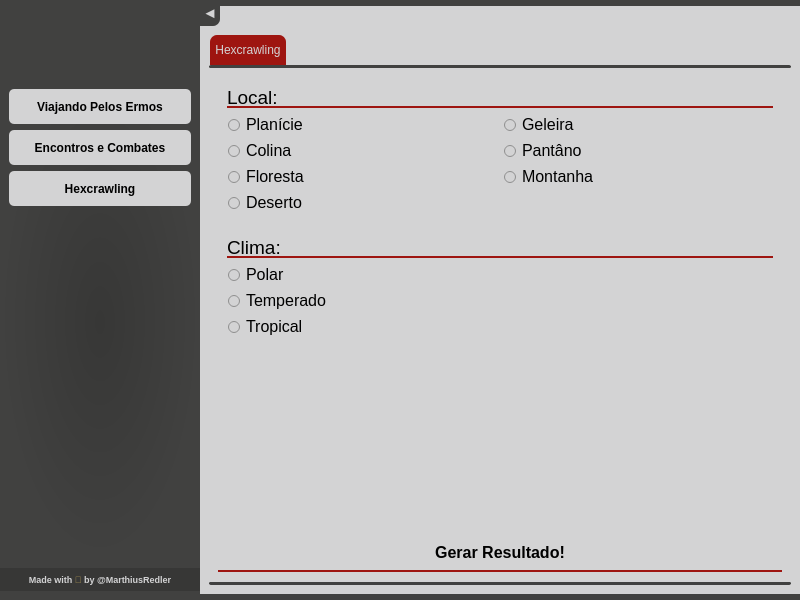
<?xml version="1.0" encoding="UTF-8"?>
<ui version="4.0">
 <class>MainWindow</class>
 <widget class="QMainWindow" name="MainWindow">
  <property name="windowModality">
   <enum>Qt::WindowModal</enum>
  </property>
  <property name="geometry">
   <rect>
    <x>0</x>
    <y>0</y>
    <width>800</width>
    <height>600</height>
   </rect>
  </property>
  <property name="minimumSize">
   <size>
    <width>800</width>
    <height>600</height>
   </size>
  </property>
  <property name="palette">
   <palette>
    <active>
     <colorrole role="Button">
      <brush brushstyle="SolidPattern">
       <color alpha="255">
        <red>65</red>
        <green>65</green>
        <blue>64</blue>
       </color>
      </brush>
     </colorrole>
     <colorrole role="Base">
      <brush brushstyle="SolidPattern">
       <color alpha="255">
        <red>65</red>
        <green>65</green>
        <blue>64</blue>
       </color>
      </brush>
     </colorrole>
     <colorrole role="Window">
      <brush brushstyle="SolidPattern">
       <color alpha="255">
        <red>65</red>
        <green>65</green>
        <blue>64</blue>
       </color>
      </brush>
     </colorrole>
    </active>
    <inactive>
     <colorrole role="Button">
      <brush brushstyle="SolidPattern">
       <color alpha="255">
        <red>65</red>
        <green>65</green>
        <blue>64</blue>
       </color>
      </brush>
     </colorrole>
     <colorrole role="Base">
      <brush brushstyle="SolidPattern">
       <color alpha="255">
        <red>65</red>
        <green>65</green>
        <blue>64</blue>
       </color>
      </brush>
     </colorrole>
     <colorrole role="Window">
      <brush brushstyle="SolidPattern">
       <color alpha="255">
        <red>65</red>
        <green>65</green>
        <blue>64</blue>
       </color>
      </brush>
     </colorrole>
    </inactive>
    <disabled>
     <colorrole role="Button">
      <brush brushstyle="SolidPattern">
       <color alpha="255">
        <red>65</red>
        <green>65</green>
        <blue>64</blue>
       </color>
      </brush>
     </colorrole>
     <colorrole role="Base">
      <brush brushstyle="SolidPattern">
       <color alpha="255">
        <red>65</red>
        <green>65</green>
        <blue>64</blue>
       </color>
      </brush>
     </colorrole>
     <colorrole role="Window">
      <brush brushstyle="SolidPattern">
       <color alpha="255">
        <red>65</red>
        <green>65</green>
        <blue>64</blue>
       </color>
      </brush>
     </colorrole>
    </disabled>
   </palette>
  </property>
  <property name="windowTitle">
   <string>MainWindow</string>
  </property>
  <property name="styleSheet">
   <string notr="true">*{
	background-color: rgb(65, 65, 64);
}

QFrame#menu_frame{
	border: none;
}

QFrame#main_frame_content{
	background-color: rgb(211, 211, 212);
	border-radius: 1px;
}

QFrame#main_frame_header{
	background-color: rgb(211, 211, 212);
}

QPushButton#btnMenu {
	background-color: rgb(65, 65, 64);
	color:  rgb(211, 211, 212);
	border: none;
	padding-bottom:6px;
	border-bottom-right-radius: 7px;
}

QPushButton#btnMenu::hover {
	color: rgb(158, 21, 16);
}

QLabel#logo_label {
	image: url(:/img/img/logo.png);
}

QRadioButton::indicator {
    width: 13px;
    height: 13px;
}

QRadioButton::indicator::unchecked {
	image: url(:/img/img/radiobutton_unchecked.png);
}

QRadioButton::indicator:unchecked:pressed {
	image: url(:/img/img/radiobutton_unchecked_pressed.png);
}

QRadioButton::indicator::checked {
	image: url(:/img/img/radiobutton_checked.png);
}

QRadioButton::indicator:checked:hover {
	image: url(:/img/img/radiobutton_checked_hover.png);
}

QRadioButton::indicator:checked:pressed {
	image: url(:/img/img/radiobutton_checked_pressed.png);
}

QCheckBox::indicator {
    width: 13px;
    height: 13px;
}

QCheckBox::indicator:unchecked {
	image: url(:/img/img/checkbutton_unchecked.png);
}

QCheckBox::indicator:unchecked:pressed {
	image: url(:/img/img/checkbutton_unchecked_pressed.png);
}

QCheckBox::indicator:checked {
	image: url(:/img/img/checkbutton_checked.png);
}

QCheckBox::indicator:checked:hover {
	image: url(:/img/img/checkbutton_checked_hover.png);
}

QCheckBox::indicator:checked:pressed {
	image: url(:/img/img/checkbutton_checked_hover.png);
}










</string>
  </property>
  <property name="tabShape">
   <enum>QTabWidget::Rounded</enum>
  </property>
  <widget class="QWidget" name="centralwidget">
   <layout class="QGridLayout" name="gridLayout">
    <property name="leftMargin">
     <number>0</number>
    </property>
    <property name="topMargin">
     <number>0</number>
    </property>
    <property name="rightMargin">
     <number>0</number>
    </property>
    <property name="bottomMargin">
     <number>0</number>
    </property>
    <property name="horizontalSpacing">
     <number>0</number>
    </property>
    <item row="0" column="0">
     <widget class="QFrame" name="menu_frame">
      <property name="minimumSize">
       <size>
        <width>200</width>
        <height>0</height>
       </size>
      </property>
      <property name="maximumSize">
       <size>
        <width>200</width>
        <height>16777215</height>
       </size>
      </property>
      <property name="frameShape">
       <enum>QFrame::NoFrame</enum>
      </property>
      <property name="frameShadow">
       <enum>QFrame::Raised</enum>
      </property>
      <layout class="QGridLayout" name="gridLayout_4">
       <property name="leftMargin">
        <number>0</number>
       </property>
       <property name="topMargin">
        <number>0</number>
       </property>
       <property name="rightMargin">
        <number>0</number>
       </property>
       <property name="bottomMargin">
        <number>0</number>
       </property>
       <property name="spacing">
        <number>0</number>
       </property>
       <item row="0" column="0">
        <widget class="QFrame" name="menu_frame_top">
         <property name="sizePolicy">
          <sizepolicy hsizetype="Preferred" vsizetype="MinimumExpanding">
           <horstretch>0</horstretch>
           <verstretch>0</verstretch>
          </sizepolicy>
         </property>
         <property name="minimumSize">
          <size>
           <width>0</width>
           <height>80</height>
          </size>
         </property>
         <property name="maximumSize">
          <size>
           <width>16777215</width>
           <height>80</height>
          </size>
         </property>
         <property name="styleSheet">
          <string notr="true">border: none;</string>
         </property>
         <property name="frameShape">
          <enum>QFrame::StyledPanel</enum>
         </property>
         <property name="frameShadow">
          <enum>QFrame::Raised</enum>
         </property>
         <layout class="QGridLayout" name="gridLayout_5">
          <item row="0" column="0">
           <widget class="QLabel" name="logo_label">
            <property name="sizePolicy">
             <sizepolicy hsizetype="Preferred" vsizetype="MinimumExpanding">
              <horstretch>0</horstretch>
              <verstretch>0</verstretch>
             </sizepolicy>
            </property>
            <property name="text">
             <string/>
            </property>
            <property name="textFormat">
             <enum>Qt::PlainText</enum>
            </property>
            <property name="alignment">
             <set>Qt::AlignCenter</set>
            </property>
            <property name="openExternalLinks">
             <bool>true</bool>
            </property>
            <property name="textInteractionFlags">
             <set>Qt::LinksAccessibleByMouse</set>
            </property>
           </widget>
          </item>
         </layout>
        </widget>
       </item>
       <item row="3" column="0">
        <widget class="QFrame" name="menu_frame_bottom">
         <property name="sizePolicy">
          <sizepolicy hsizetype="Expanding" vsizetype="MinimumExpanding">
           <horstretch>0</horstretch>
           <verstretch>0</verstretch>
          </sizepolicy>
         </property>
         <property name="minimumSize">
          <size>
           <width>0</width>
           <height>50</height>
          </size>
         </property>
         <property name="maximumSize">
          <size>
           <width>16777215</width>
           <height>50</height>
          </size>
         </property>
         <property name="styleSheet">
          <string notr="true">QLabel {
	background-color: rgb(55, 55, 54);
	color: rgb(211, 211, 212);
	font-weight: 600;
}

QLabel::hover {
	background-color: rgb(158, 21, 16);
	color: rgb(211, 211, 212);
	font-weight: 600;
}</string>
         </property>
         <property name="frameShape">
          <enum>QFrame::NoFrame</enum>
         </property>
         <property name="frameShadow">
          <enum>QFrame::Plain</enum>
         </property>
         <layout class="QGridLayout" name="gridLayout_8">
          <property name="sizeConstraint">
           <enum>QLayout::SetMinimumSize</enum>
          </property>
          <property name="leftMargin">
           <number>0</number>
          </property>
          <property name="rightMargin">
           <number>0</number>
          </property>
          <property name="spacing">
           <number>0</number>
          </property>
          <item row="0" column="0">
           <widget class="QLabel" name="label">
            <property name="font">
             <font>
              <weight>75</weight>
              <bold>true</bold>
             </font>
            </property>
            <property name="cursor">
             <cursorShape>PointingHandCursor</cursorShape>
            </property>
            <property name="frameShape">
             <enum>QFrame::NoFrame</enum>
            </property>
            <property name="frameShadow">
             <enum>QFrame::Sunken</enum>
            </property>
            <property name="lineWidth">
             <number>0</number>
            </property>
            <property name="text">
             <string>&lt;html&gt;&lt;head/&gt;&lt;body&gt;&lt;p align=&quot;center&quot;&gt;&lt;span style=&quot; font-size:7pt;&quot;&gt;Made with &lt;/span&gt;&lt;span style=&quot; font-size:7pt; color:#b09954;&quot;&gt;💗&lt;/span&gt;&lt;span style=&quot; font-size:7pt;&quot;&gt; by &lt;/span&gt;&lt;a href=&quot;https://github.com/marthiusredler&quot;&gt;&lt;span style=&quot; font-size:7pt; text-decoration: none; color:#d3d3d4;&quot;&gt;@MarthiusRedler&lt;/span&gt;&lt;/a&gt;&lt;/p&gt;&lt;/body&gt;&lt;/html&gt;</string>
            </property>
            <property name="scaledContents">
             <bool>false</bool>
            </property>
            <property name="alignment">
             <set>Qt::AlignLeading|Qt::AlignLeft|Qt::AlignVCenter</set>
            </property>
            <property name="wordWrap">
             <bool>false</bool>
            </property>
            <property name="margin">
             <number>0</number>
            </property>
            <property name="indent">
             <number>0</number>
            </property>
            <property name="openExternalLinks">
             <bool>true</bool>
            </property>
            <property name="textInteractionFlags">
             <set>Qt::LinksAccessibleByMouse</set>
            </property>
           </widget>
          </item>
         </layout>
        </widget>
       </item>
       <item row="2" column="0">
        <widget class="QFrame" name="menu_frame_center">
         <property name="styleSheet">
          <string notr="true">QPushButton {
	min-height: 35px;
	background-color: rgb(211, 211, 212);
	border-radius: 5px;
	margin: 3px 0px;
	font-weight: 500;
}

QPushButton::hover {
	background-color: rgb(158, 21, 16);
	color: rgb(211, 211, 212);
	font-weight: 500;
}

QPushButton::pressed {
	background-color:rgb(65, 65, 64);
	color: rgb(211, 211, 212);
	border: 2px solid;
	border-color: rgb(158, 21, 16);
}

QFrame {
	background-color: qradialgradient(spread:pad, cx:0.5, cy:0.5, radius:0.5, fx:0.5, fy:0.506, stop:0 rgb(55, 55, 54), stop:1 rgb(65, 65, 64));
}</string>
         </property>
         <property name="frameShape">
          <enum>QFrame::NoFrame</enum>
         </property>
         <property name="frameShadow">
          <enum>QFrame::Plain</enum>
         </property>
         <property name="lineWidth">
          <number>1</number>
         </property>
         <layout class="QGridLayout" name="gridLayout_6">
          <property name="leftMargin">
           <number>9</number>
          </property>
          <property name="topMargin">
           <number>6</number>
          </property>
          <property name="rightMargin">
           <number>9</number>
          </property>
          <property name="bottomMargin">
           <number>0</number>
          </property>
          <property name="spacing">
           <number>0</number>
          </property>
          <item row="2" column="0">
           <widget class="QPushButton" name="menuBtn3">
            <property name="cursor">
             <cursorShape>PointingHandCursor</cursorShape>
            </property>
            <property name="text">
             <string>Hexcrawling</string>
            </property>
           </widget>
          </item>
          <item row="0" column="0">
           <widget class="QPushButton" name="menuBtn1">
            <property name="cursor">
             <cursorShape>PointingHandCursor</cursorShape>
            </property>
            <property name="text">
             <string>Viajando Pelos Ermos</string>
            </property>
           </widget>
          </item>
          <item row="3" column="0">
           <spacer name="verticalSpacer">
            <property name="orientation">
             <enum>Qt::Vertical</enum>
            </property>
            <property name="sizeType">
             <enum>QSizePolicy::MinimumExpanding</enum>
            </property>
            <property name="sizeHint" stdset="0">
             <size>
              <width>20</width>
              <height>350</height>
             </size>
            </property>
           </spacer>
          </item>
          <item row="1" column="0">
           <widget class="QPushButton" name="menuBtn2">
            <property name="cursor">
             <cursorShape>PointingHandCursor</cursorShape>
            </property>
            <property name="text">
             <string>Encontros e Combates</string>
            </property>
           </widget>
          </item>
         </layout>
        </widget>
       </item>
      </layout>
     </widget>
    </item>
    <item row="0" column="1">
     <widget class="QFrame" name="main_frame">
      <property name="contextMenuPolicy">
       <enum>Qt::DefaultContextMenu</enum>
      </property>
      <property name="frameShape">
       <enum>QFrame::NoFrame</enum>
      </property>
      <property name="frameShadow">
       <enum>QFrame::Plain</enum>
      </property>
      <property name="lineWidth">
       <number>0</number>
      </property>
      <layout class="QGridLayout" name="gridLayout_2">
       <property name="leftMargin">
        <number>0</number>
       </property>
       <property name="topMargin">
        <number>6</number>
       </property>
       <property name="rightMargin">
        <number>0</number>
       </property>
       <property name="bottomMargin">
        <number>6</number>
       </property>
       <property name="spacing">
        <number>0</number>
       </property>
       <item row="1" column="0">
        <widget class="QFrame" name="main_frame_content">
         <property name="styleSheet">
          <string notr="true">QStackedWidget QWidget {
	background-color: rgb(211, 211, 212);
}</string>
         </property>
         <property name="frameShape">
          <enum>QFrame::NoFrame</enum>
         </property>
         <property name="frameShadow">
          <enum>QFrame::Plain</enum>
         </property>
         <property name="lineWidth">
          <number>0</number>
         </property>
         <layout class="QGridLayout" name="gridLayout_7">
          <property name="leftMargin">
           <number>0</number>
          </property>
          <property name="topMargin">
           <number>0</number>
          </property>
          <property name="rightMargin">
           <number>0</number>
          </property>
          <property name="bottomMargin">
           <number>0</number>
          </property>
          <property name="spacing">
           <number>0</number>
          </property>
          <item row="0" column="0">
           <widget class="QStackedWidget" name="stackedWidget">
            <property name="styleSheet">
             <string notr="true">QTabWidget::pane { /* The tab widget frame */
	border-top: 3px solid  rgb(65, 65, 64);
	border-bottom: 3px solid  rgb(65, 65, 64);
	border-radius: 2px;
}

QTabBar::tab {
	color: rgb(211, 211, 212);
    background: rgb(65, 65, 64);
	border-top-left-radius: 7px;
    border-top-right-radius: 7px;
	margin: 0px 1px;
	padding: 0px 5px;
    min-width: 40px;
	min-height: 30px;
}

QTabBar::tab:selected{
    background: rgb(158, 21, 16);
	border: 1px rgb(158, 21, 16);
}

QTabBar::tab:hover {
    background: rgb(158, 21, 16);
	border:1px solid rgb(65, 65, 64);
}

QTabBar::tab:pressed{
	background: rgb(65, 65, 64);
	border: 1px rgb(158, 21, 16);
}</string>
            </property>
            <property name="currentIndex">
             <number>2</number>
            </property>
            <widget class="QWidget" name="page">
             <layout class="QGridLayout" name="gridLayout_9">
              <item row="0" column="0">
               <widget class="QTabWidget" name="tabWidget">
                <property name="currentIndex">
                 <number>0</number>
                </property>
                <widget class="QWidget" name="tab">
                 <attribute name="title">
                  <string>Pontos de Jornada</string>
                 </attribute>
                </widget>
                <widget class="QWidget" name="tab_2">
                 <attribute name="title">
                  <string>Navegação e Acampamento</string>
                 </attribute>
                </widget>
                <widget class="QWidget" name="tab_7">
                 <attribute name="title">
                  <string>Água e Alimentação</string>
                 </attribute>
                </widget>
               </widget>
              </item>
             </layout>
            </widget>
            <widget class="QWidget" name="page2">
             <layout class="QGridLayout" name="gridLayout_11">
              <item row="0" column="0">
               <widget class="QTabWidget" name="tabWidget_3">
                <property name="documentMode">
                 <bool>false</bool>
                </property>
                <widget class="QWidget" name="tab_5">
                 <attribute name="title">
                  <string>Encontro nos Ermos</string>
                 </attribute>
                </widget>
                <widget class="QWidget" name="tab_6">
                 <attribute name="title">
                  <string>Encontro por Tabela</string>
                 </attribute>
                </widget>
               </widget>
              </item>
             </layout>
            </widget>
            <widget class="QWidget" name="page3">
             <layout class="QGridLayout" name="gridLayout_10">
              <item row="0" column="0">
               <widget class="QTabWidget" name="tabWidget_2">
                <widget class="QWidget" name="tab_4">
                 <property name="styleSheet">
                  <string notr="true">*{
	font: 12pt;
}
QLabel{
	border-bottom: 2px solid rgb(158, 21, 16);
	max-height: 20px;
	font: 14pt
}

QPushButton {
	min-height: 35px;
	background-color: rgb(211, 211, 212);
	border-top-left-radius: 5px;
	border-top-right-radius: 5px;
	border-bottom: 2px solid rgb(158, 21, 16);
	margin: 1px 0px;
	font-weight: 500;
}

QPushButton::hover {
	background-color: rgb(158, 21, 16);
	color: rgb(211, 211, 212);
	font-weight: 500;
}

QPushButton::pressed {
	background-color:rgb(65, 65, 64);
	color: rgb(211, 211, 212);
	border: 2px solid;
	border-color: rgb(158, 21, 16);
}</string>
                 </property>
                 <attribute name="title">
                  <string>Hexcrawling</string>
                 </attribute>
                 <layout class="QGridLayout" name="gridLayout_12">
                  <item row="2" column="0" colspan="2">
                   <spacer name="verticalSpacer_2">
                    <property name="orientation">
                     <enum>Qt::Vertical</enum>
                    </property>
                    <property name="sizeHint" stdset="0">
                     <size>
                      <width>20</width>
                      <height>40</height>
                     </size>
                    </property>
                   </spacer>
                  </item>
                  <item row="1" column="0" colspan="2">
                   <widget class="QFrame" name="frame_3">
                    <property name="frameShape">
                     <enum>QFrame::NoFrame</enum>
                    </property>
                    <property name="frameShadow">
                     <enum>QFrame::Raised</enum>
                    </property>
                    <layout class="QGridLayout" name="gridLayout_15">
                     <item row="0" column="0">
                      <widget class="QLabel" name="label_4">
                       <property name="text">
                        <string>Clima:</string>
                       </property>
                      </widget>
                     </item>
                     <item row="3" column="0">
                      <widget class="QRadioButton" name="radioButton_13">
                       <property name="text">
                        <string>Tropical</string>
                       </property>
                      </widget>
                     </item>
                     <item row="1" column="0">
                      <widget class="QRadioButton" name="radioButton_11">
                       <property name="text">
                        <string>Polar</string>
                       </property>
                      </widget>
                     </item>
                     <item row="2" column="0">
                      <widget class="QRadioButton" name="radioButton_12">
                       <property name="text">
                        <string>Temperado</string>
                       </property>
                      </widget>
                     </item>
                    </layout>
                   </widget>
                  </item>
                  <item row="3" column="0" colspan="2">
                   <widget class="QPushButton" name="pushButton">
                    <property name="text">
                     <string>Gerar Resultado!</string>
                    </property>
                   </widget>
                  </item>
                  <item row="0" column="0" colspan="2">
                   <widget class="QFrame" name="frame">
                    <property name="frameShape">
                     <enum>QFrame::NoFrame</enum>
                    </property>
                    <property name="frameShadow">
                     <enum>QFrame::Raised</enum>
                    </property>
                    <layout class="QGridLayout" name="gridLayout_13">
                     <item row="1" column="0">
                      <widget class="QRadioButton" name="radioButton">
                       <property name="text">
                        <string>Planície</string>
                       </property>
                      </widget>
                     </item>
                     <item row="1" column="1">
                      <widget class="QRadioButton" name="radioButton_5">
                       <property name="text">
                        <string>Geleira</string>
                       </property>
                      </widget>
                     </item>
                     <item row="2" column="0">
                      <widget class="QRadioButton" name="radioButton_2">
                       <property name="text">
                        <string>Colina</string>
                       </property>
                      </widget>
                     </item>
                     <item row="2" column="1">
                      <widget class="QRadioButton" name="radioButton_6">
                       <property name="text">
                        <string>Pantâno</string>
                       </property>
                      </widget>
                     </item>
                     <item row="3" column="0">
                      <widget class="QRadioButton" name="radioButton_3">
                       <property name="text">
                        <string>Floresta</string>
                       </property>
                      </widget>
                     </item>
                     <item row="3" column="1">
                      <widget class="QRadioButton" name="radioButton_7">
                       <property name="text">
                        <string>Montanha</string>
                       </property>
                      </widget>
                     </item>
                     <item row="4" column="0">
                      <widget class="QRadioButton" name="radioButton_4">
                       <property name="text">
                        <string>Deserto</string>
                       </property>
                      </widget>
                     </item>
                     <item row="0" column="0" colspan="2">
                      <widget class="QLabel" name="label_2">
                       <property name="text">
                        <string>Local:</string>
                       </property>
                      </widget>
                     </item>
                    </layout>
                   </widget>
                  </item>
                 </layout>
                </widget>
               </widget>
              </item>
             </layout>
            </widget>
           </widget>
          </item>
         </layout>
        </widget>
       </item>
       <item row="0" column="0">
        <widget class="QFrame" name="main_frame_header">
         <property name="maximumSize">
          <size>
           <width>16777215</width>
           <height>20</height>
          </size>
         </property>
         <property name="styleSheet">
          <string notr="true"/>
         </property>
         <property name="frameShape">
          <enum>QFrame::Box</enum>
         </property>
         <property name="frameShadow">
          <enum>QFrame::Plain</enum>
         </property>
         <property name="lineWidth">
          <number>0</number>
         </property>
         <layout class="QGridLayout" name="gridLayout_3">
          <property name="leftMargin">
           <number>0</number>
          </property>
          <property name="topMargin">
           <number>0</number>
          </property>
          <property name="rightMargin">
           <number>0</number>
          </property>
          <property name="bottomMargin">
           <number>0</number>
          </property>
          <property name="spacing">
           <number>0</number>
          </property>
          <item row="1" column="1">
           <spacer name="horizontalSpacer">
            <property name="orientation">
             <enum>Qt::Horizontal</enum>
            </property>
            <property name="sizeHint" stdset="0">
             <size>
              <width>40</width>
              <height>20</height>
             </size>
            </property>
           </spacer>
          </item>
          <item row="1" column="0">
           <widget class="QPushButton" name="btnMenu">
            <property name="sizePolicy">
             <sizepolicy hsizetype="Preferred" vsizetype="Maximum">
              <horstretch>0</horstretch>
              <verstretch>0</verstretch>
             </sizepolicy>
            </property>
            <property name="minimumSize">
             <size>
              <width>20</width>
              <height>20</height>
             </size>
            </property>
            <property name="maximumSize">
             <size>
              <width>20</width>
              <height>20</height>
             </size>
            </property>
            <property name="font">
             <font>
              <pointsize>11</pointsize>
              <weight>75</weight>
              <bold>true</bold>
              <stylestrategy>PreferDefault</stylestrategy>
             </font>
            </property>
            <property name="cursor">
             <cursorShape>PointingHandCursor</cursorShape>
            </property>
            <property name="layoutDirection">
             <enum>Qt::LeftToRight</enum>
            </property>
            <property name="autoFillBackground">
             <bool>false</bool>
            </property>
            <property name="text">
             <string>◄</string>
            </property>
            <property name="autoDefault">
             <bool>false</bool>
            </property>
            <property name="default">
             <bool>false</bool>
            </property>
            <property name="flat">
             <bool>false</bool>
            </property>
           </widget>
          </item>
         </layout>
        </widget>
       </item>
      </layout>
     </widget>
    </item>
   </layout>
  </widget>
 </widget>
 <resources>
  <include location="source.qrc"/>
 </resources>
 <connections/>
</ui>
